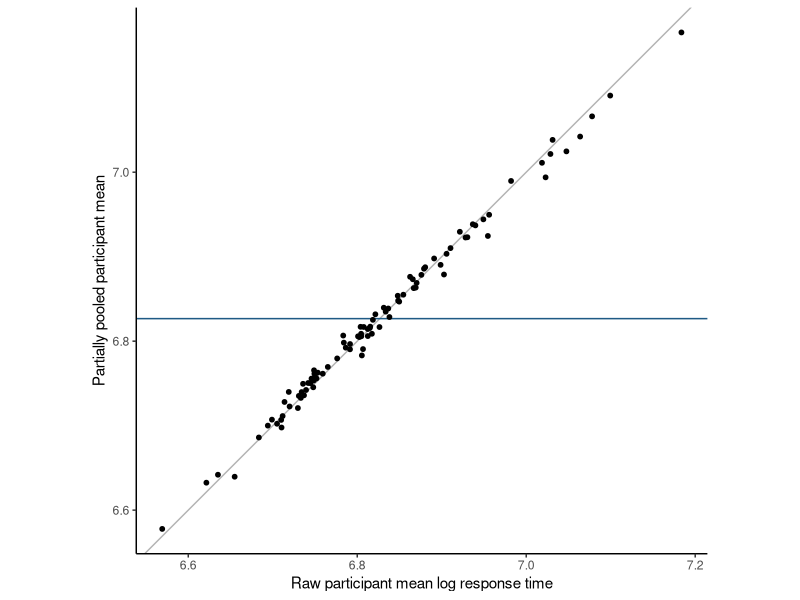

Source code (R):
## ---- chunk 1
#| label: mald-partial-pooling
library(lme4)
library(ggplot2)

mald <- read.csv("data/mald/mald-connected-trials.csv")
mald <- subset(mald, correct == 1L)

fit <- lmer(
  log_rt ~ 1 +
    (1 | participant_id) +
    (1 | item),
  data = mald,
  control = lmerControl(optimizer = "bobyqa")
)

raw_means <- aggregate(
  log_rt ~ participant_id,
  data = mald,
  FUN = mean
)
names(raw_means)[names(raw_means) == "log_rt"] <- "raw_mean"

participant_modes <- ranef(fit)$participant_id
partial_means <- data.frame(
  participant_id = rownames(participant_modes),
  partially_pooled_mean =
    fixef(fit)[["(Intercept)"]] + participant_modes[["(Intercept)"]],
  row.names = NULL
)

pooling <- merge(raw_means, partial_means, by = "participant_id")
pooling$complete_pooling_mean <- fixef(fit)[["(Intercept)"]]
pooling$movement_toward_center <- with(
  pooling,
  abs(raw_mean - complete_pooling_mean) -
    abs(partially_pooled_mean - complete_pooling_mean)
)

summary(pooling$movement_toward_center)

pooling[c(
  which.max(pooling$movement_toward_center),
  which.min(pooling$movement_toward_center)
), ]
## ---- chunk 2
#| label: plot-mald-pooling
ggplot(
  pooling,
  aes(x = raw_mean, y = partially_pooled_mean)
) +
  geom_abline(slope = 1, intercept = 0, color = "grey70") +
  geom_hline(
    yintercept = fixef(fit)[["(Intercept)"]],
    color = "#1F5A85",
    linewidth = 0.5
  ) +
  geom_point(size = 1.3) +
  coord_equal() +
  labs(
    x = "Raw participant mean log response time",
    y = "Partially pooled participant mean"
  ) +
  theme_classic()
## ---- chunk 3
#| label: two-participant-shrinkage-weights
#| echo: true
counts <- sort(table(mald$participant_id))
vc <- as.data.frame(VarCorr(fit))
tau2 <- vc$vcov[vc$grp == "participant_id" & is.na(vc$var2)]
sigma2 <- sigma(fit)^2
n_examples <- c(smallest = unname(counts[1]), largest = unname(counts[length(counts)]))
data.frame(trials = n_examples,
           shrinkage_weight = n_examples * tau2 / (sigma2 + n_examples * tau2))
